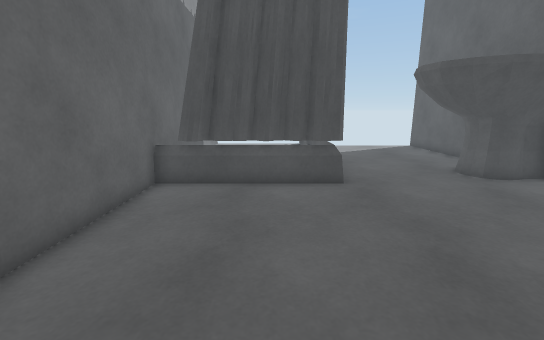
View 1 (above)

16 first-person views from a walk through a scene from a Unity 3-D project. The camera is 1.2 m above the floor, tilts 12° down and sees 90° across. The floor is counted in squares, 0.5 m on a side. Each view is taken from the middle of a square. On the plan, view 1 faces up. The plan holds only what a view shows up to about 18 squares ahead; the rest is blank. The place goes on beyond the plan.

View 2
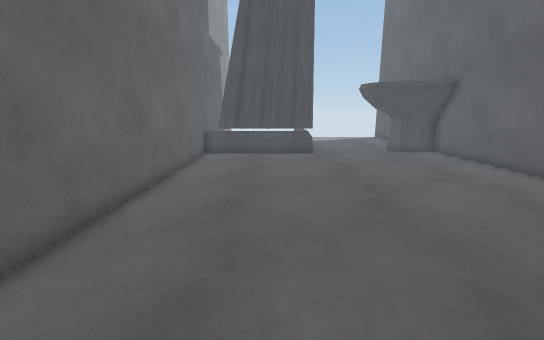

View 3
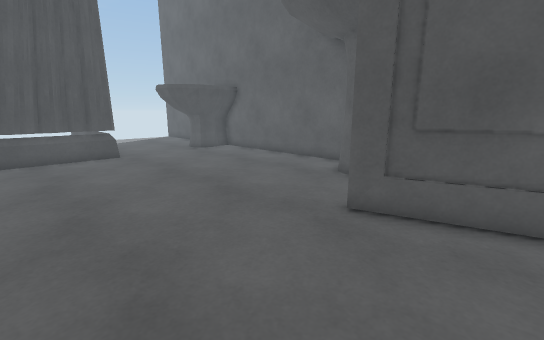

View 4
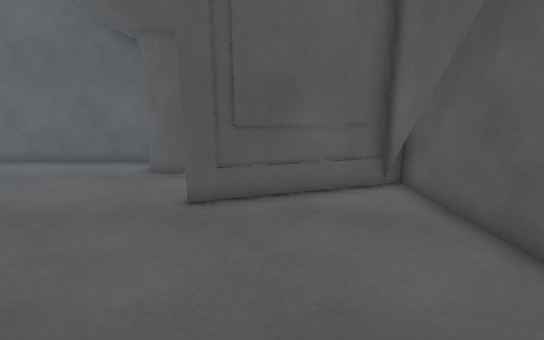

View 5
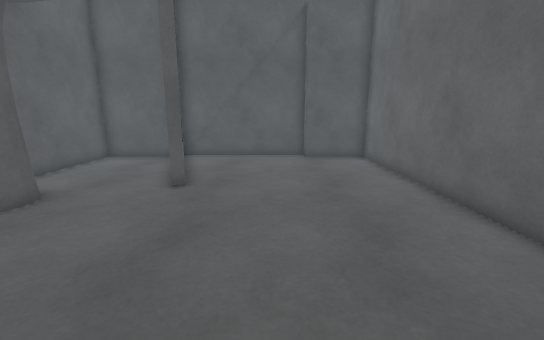

View 6
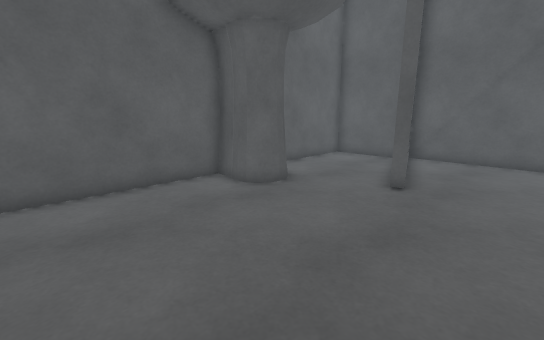

View 7
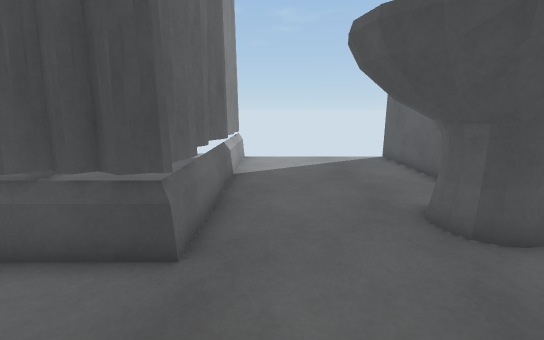

View 8
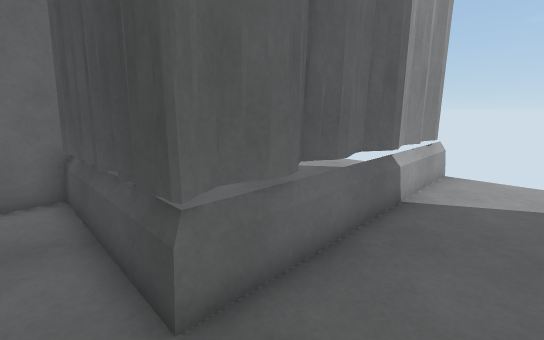

View 9
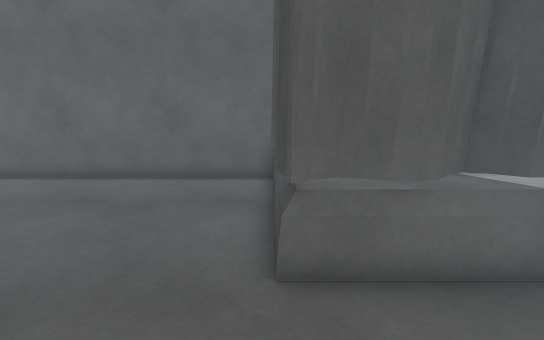

View 10
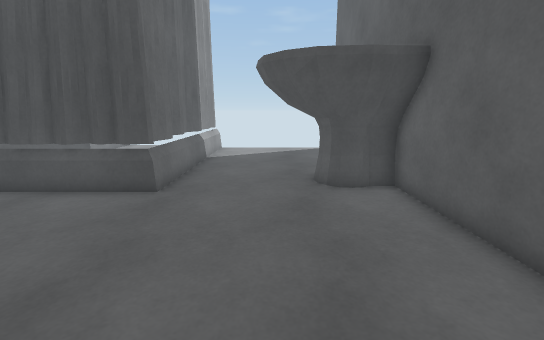

View 11
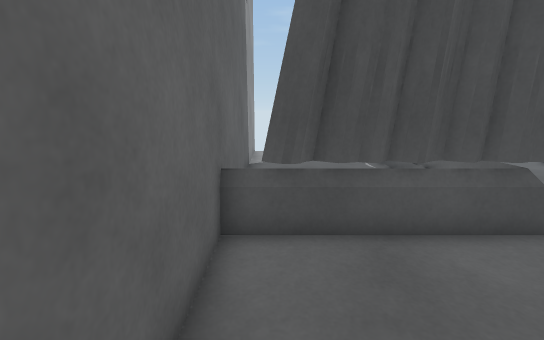

View 12
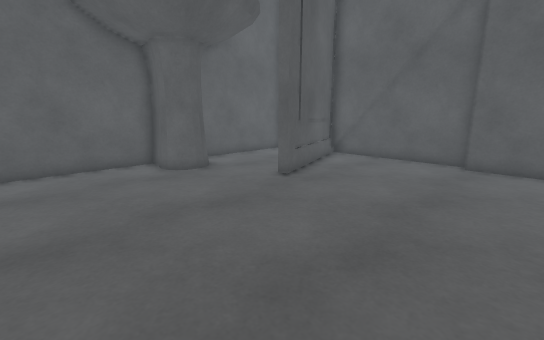

View 13
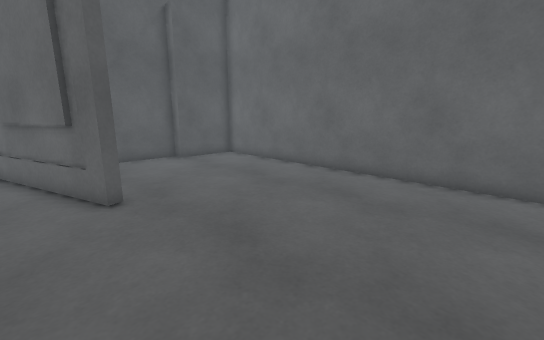

View 14
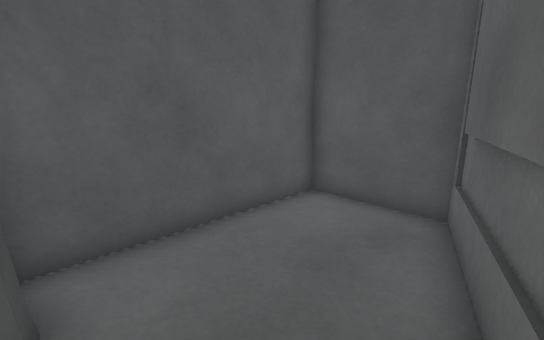

View 15
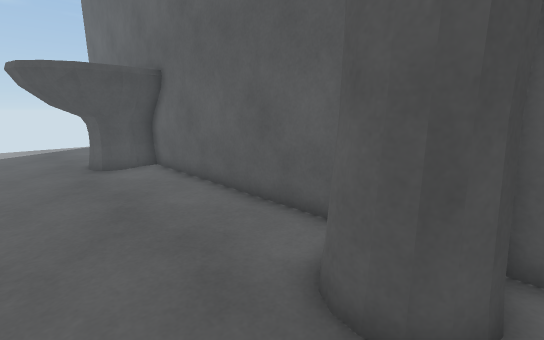

View 16
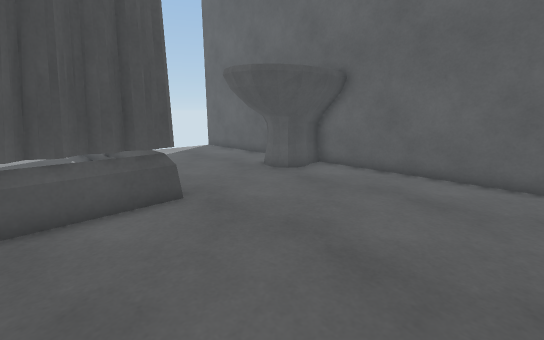

### Floor plan
Key: @ floor where view 1 was taken; # wall or solid block; x gap in a wall; . floor; T thing the floor can be seen under or through.
Columns run from 4 left of view 1 to 10 right of it. Each row starts with its distance up from view 1.
 20 #     #       #
 19 #.....#.......#
 18 #.....#.......#
 17 #.....#.......#
 16 #.....#.......#
 15 #.....#.......#
 14 #.... #.......#
 13 #...  #.....
 12 #...  #...
 11 #...  #...TT
 10 #..   #...TTT
  9 #x#####....TT##
  8 #.............#
  7 #.............#
  6 #.............#
  5 #.............#
  4 #.............#
  3 #.............#
  2 #.............#
  1 #.............#
  0 #...@.........#
 -1 #...........###
 -2 #...........###
 -3 #...........###
 -4 #.......#.....#
 -5 #.......##....#
 -6 #........#....#
 -7 #........#....#
 -8 #........##...#
 -9 #.........#...#
-10 ###############

Where each view was taken, in squares from view 1:
view 1: 0 up, 0 right, facing up
view 2: 7 down, 0 right, facing up
view 3: 7 down, 2 left, facing up-right
view 4: 6 down, 3 left, facing right
view 5: 5 up, 1 right, facing down
view 6: 5 up, 1 right, facing down-right
view 7: 5 up, 4 right, facing up
view 8: 8 up, 5 right, facing up-left
view 9: 9 up, 6 right, facing left
view 10: 1 up, 6 right, facing up
view 11: 4 up, 3 left, facing up
view 12: 4 up, 3 left, facing down-right
view 13: 4 up, 6 right, facing down-left
view 14: 3 down, 5 right, facing down-right
view 15: 3 down, 5 right, facing up-right
view 16: 2 up, 1 left, facing up-right
